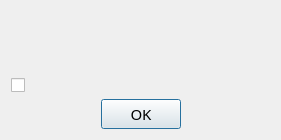
<?xml version="1.0" encoding="UTF-8"?>
<ui version="4.0">
 <class>DialogDownloadTip</class>
 <widget class="QDialog" name="DialogDownloadTip">
  <property name="geometry">
   <rect>
    <x>0</x>
    <y>0</y>
    <width>281</width>
    <height>140</height>
   </rect>
  </property>
  <property name="font">
   <font>
    <family>HarmonyOS Sans SC</family>
    <pointsize>11</pointsize>
   </font>
  </property>
  <property name="windowTitle">
   <string>Aviso</string>
  </property>
  <layout class="QVBoxLayout" name="verticalLayout">
   <item>
    <widget class="QLabel" name="label_text">
     <property name="text">
      <string/>
     </property>
    </widget>
   </item>
   <item>
    <spacer name="verticalSpacer">
     <property name="orientation">
      <enum>Qt::Vertical</enum>
     </property>
     <property name="sizeHint" stdset="0">
      <size>
       <width>20</width>
       <height>40</height>
      </size>
     </property>
    </spacer>
   </item>
   <item>
    <widget class="QCheckBox" name="checkBox">
     <property name="text">
      <string/>
     </property>
     <property name="tristate">
      <bool>false</bool>
     </property>
    </widget>
   </item>
   <item>
    <widget class="QDialogButtonBox" name="buttonBox">
     <property name="orientation">
      <enum>Qt::Horizontal</enum>
     </property>
     <property name="standardButtons">
      <set>QDialogButtonBox::Ok</set>
     </property>
     <property name="centerButtons">
      <bool>true</bool>
     </property>
    </widget>
   </item>
  </layout>
 </widget>
 <resources/>
 <connections>
  <connection>
   <sender>buttonBox</sender>
   <signal>accepted()</signal>
   <receiver>DialogDownloadTip</receiver>
   <slot>accept()</slot>
   <hints>
    <hint type="sourcelabel">
     <x>248</x>
     <y>254</y>
    </hint>
    <hint type="destinationlabel">
     <x>157</x>
     <y>274</y>
    </hint>
   </hints>
  </connection>
  <connection>
   <sender>buttonBox</sender>
   <signal>rejected()</signal>
   <receiver>DialogDownloadTip</receiver>
   <slot>reject()</slot>
   <hints>
    <hint type="sourcelabel">
     <x>316</x>
     <y>260</y>
    </hint>
    <hint type="destinationlabel">
     <x>286</x>
     <y>274</y>
    </hint>
   </hints>
  </connection>
 </connections>
</ui>
